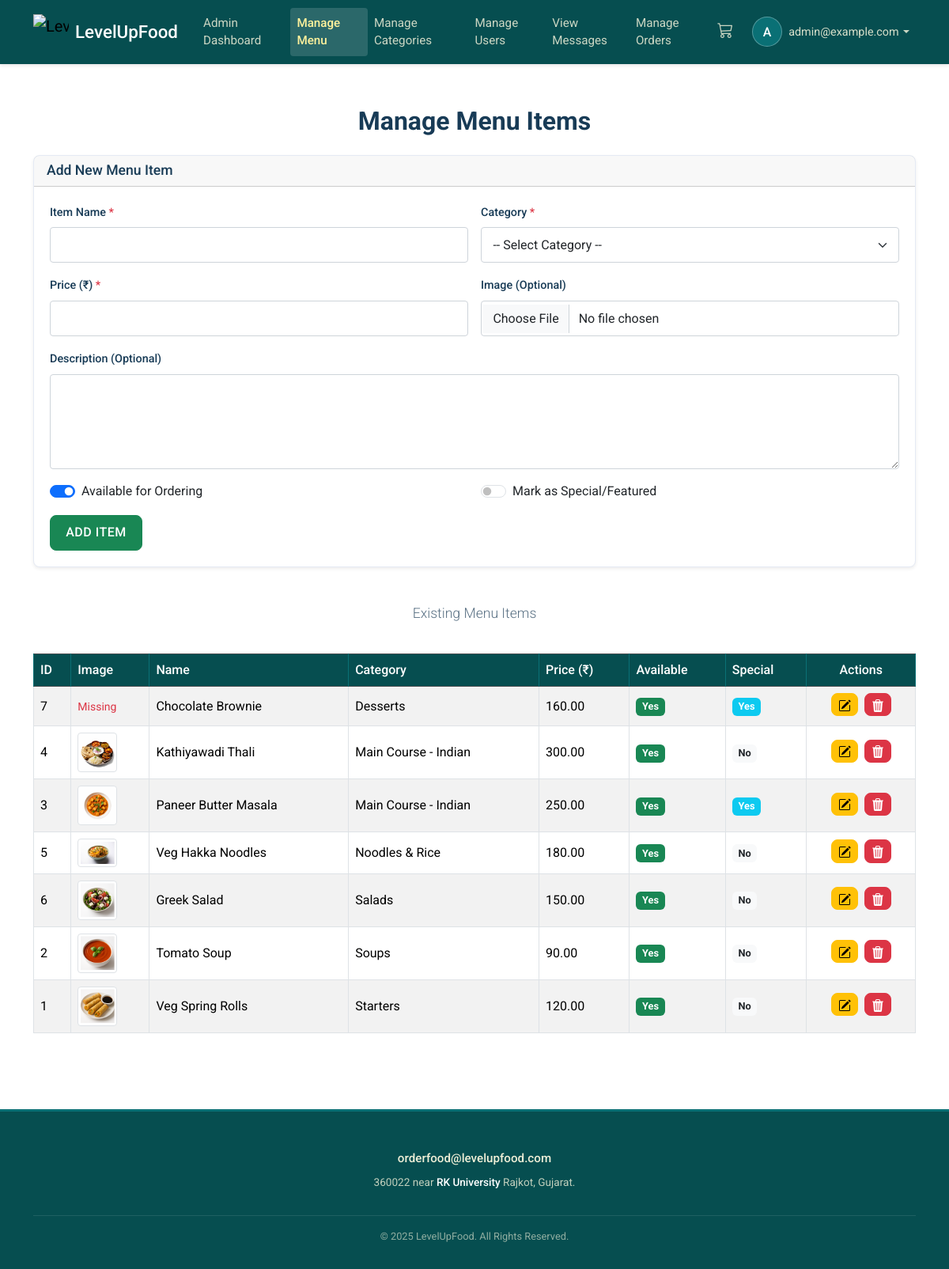
The app's page /manage_menu.php (signed in) with its own data.
### tables this page shows
CREATE TABLE `menu_items` (
  `id` int(11) NOT NULL,
  `category_id` int(11) DEFAULT NULL COMMENT 'Foreign key linking to categories table',
  `name` varchar(255) NOT NULL COMMENT 'Name of the food item',
  `description` text DEFAULT NULL COMMENT 'Description of the food item',
  `price` decimal(10,2) NOT NULL COMMENT 'Price of the item',
  `image_url` varchar(255) DEFAULT NULL COMMENT 'URL or path to the item image',
  `is_available` tinyint(1) NOT NULL DEFAULT 1 COMMENT 'Flag to indicate if item is currently offered (1=Yes, 0=No)',
  `is_special` tinyint(1) NOT NULL DEFAULT 0 COMMENT 'Flag for special/featured items (1=Yes, 0=No)',
  `created_at` timestamp NOT NULL DEFAULT current_timestamp(),
  `updated_at` timestamp NOT NULL DEFAULT current_timestamp() ON UPDATE current_timestamp()
);

CREATE TABLE `categories` (
  `id` int(11) NOT NULL,
  `name` varchar(100) NOT NULL COMMENT 'Category name',
  `description` text DEFAULT NULL COMMENT 'Optional category description',
  `created_at` timestamp NOT NULL DEFAULT current_timestamp(),
  `updated_at` timestamp NOT NULL DEFAULT current_timestamp() ON UPDATE current_timestamp()
);

### manage_menu.php (the view, shortened to what this page needs)
<?php
include 'config.php';
$item_name = '';
$item_description = '';
$item_price = '';
$item_is_available = 1;
$item_is_special = 0;
$page_heading = 'Add New Menu Item';
$button_text = 'Add Item';
$menu_items = [];
$sql_read = "SELECT mi.*, c.name as category_name
             FROM menu_items mi
             LEFT JOIN categories c ON mi.category_id = c.id
             ORDER BY c.name ASC, mi.name ASC";
$stmt_read = $con->prepare($sql_read);
if ($stmt_read) {
    if ($stmt_read->execute()) {
        $result = $stmt_read->get_result();
        $menu_items = $result->fetch_all(MYSQLI_ASSOC);
    } else {
        $error_message = "Error fetching menu items: " . $stmt_read->error;
    }
} else {
     $error_message = "Error preparing read statement: " . $con->error;
}
include 'header.php';
?>
<div class="container section">
    <h1 class="section-title text-center mb-4">Manage Menu Items</h1>
    <div class="card shadow-sm mb-4">
         <div class="card-header">
            <h5 class="mb-0"><?php echo htmlspecialchars($page_heading); ?></h5>
        </div>
        <div class="card-body">
            <form action="manage_menu.php" method="POST" enctype="multipart/form-data">
                <div class="row g-3">
                    <div class="col-md-6">
                        <label for="item_name" class="form-label">Item Name <span class="text-danger">*</span></label>
                        <input type="text" class="form-control" id="item_name" name="item_name" value="<?php echo htmlspecialchars($item_name); ?>" required>
                    </div>
                    <div class="col-md-6">
                        <label for="item_category_id" class="form-label">Category <span class="text-danger">*</span></label>
                        <select class="form-select" id="item_category_id" name="item_category_id" required>
                            <option value="">-- Select Category --</option>
                        </select>
                    </div>
                    <div class="col-md-6">
                        <label for="item_price" class="form-label">Price (₹) <span class="text-danger">*</span></label>
                        <input type="number" step="0.01" min="0" class="form-control" id="item_price" name="item_price" value="<?php echo htmlspecialchars($item_price); ?>" required>
                    </div>
                    <div class="col-md-6">
                        <label for="item_image" class="form-label">Image (Optional)</label>
                        <input class="form-control" type="file" id="item_image" name="item_image" accept="image/jpeg, image/png, image/gif, image/webp">
                    </div>
                     <div class="col-12">
                        <label for="item_description" class="form-label">Description (Optional)</label>
                        <textarea class="form-control" id="item_description" name="item_description" rows="3"><?php echo htmlspecialchars($item_description); ?></textarea>
                    </div>
                     <div class="col-md-6">
                        <div class="form-check form-switch">
                           <input class="form-check-input" type="checkbox" role="switch" id="item_is_available" name="item_is_available" value="1" <?php echo ($item_is_available == 1) ? 'checked' : ''; ?>>
                           <label class="form-check-label" for="item_is_available">Available for Ordering</label>
                        </div>
                    </div>
                     <div class="col-md-6">
                        <div class="form-check form-switch">
                           <input class="form-check-input" type="checkbox" role="switch" id="item_is_special" name="item_is_special" value="1" <?php echo ($item_is_special == 1) ? 'checked' : ''; ?>>
                           <label class="form-check-label" for="item_is_special">Mark as Special/Featured</label>
                        </div>
                    </div>
                    <div class="col-12">
                        <button type="submit" class="btn btn-success" name="save_item"><?php echo htmlspecialchars($button_text); ?></button>
                    </div>
                </div>
            </form>
        </div>
    </div>
    <h2 class="section-subtitle text-center mt-5">Existing Menu Items</h2>
    <div class="table-responsive">
        <table class="table table-striped table-bordered table-hover align-middle">
            <thead class="table-dark">
                <tr>
                    <th>ID</th>
                    <th>Image</th>
                    <th>Name</th>
                    <th>Category</th>
                    <th>Price (₹)</th>
                    <th>Available</th>
                    <th>Special</th>
                    <th class="text-center">Actions</th>
                </tr>
            </thead>
            <tbody>
                 <?php if (empty($menu_items)): ?>
                    <tr>
                        <td colspan="8" class="text-center">No menu items found. Add one using the form above.</td>
                    </tr>
                <?php else: ?>
                    <?php foreach ($menu_items as $item): ?>
                        <tr>
                            <td><?php echo htmlspecialchars($item['id']); ?></td>
                            <td>
                                <?php if (!empty($item['image_url']) && file_exists($item['image_url'])): ?>
                                    <img src="<?php echo htmlspecialchars($item['image_url']); ?>?t=<?php echo time();  ?>" alt="<?php echo htmlspecialchars($item['name']); ?>" height="50" width="50" class="img-thumbnail">
                                <?php elseif (!empty($item['image_url'])): ?>
                                    <span class="text-danger small">Missing</span>
                                <?php else: ?>
                                    <span class="text-muted small">None</span>
                                <?php endif; ?>
                            </td>
                            <td><?php echo htmlspecialchars($item['name']); ?></td>
                            <td><?php echo htmlspecialchars($item['category_name'] ?? 'N/A'); ?></td>
                            <td><?php echo number_format($item['price'], 2); ?></td>
                            <td><?php echo $item['is_available'] ? '<span class="badge bg-success">Yes</span>' : '<span class="badge bg-secondary">No</span>'; ?></td>
                            <td><?php echo $item['is_special'] ? '<span class="badge bg-info">Yes</span>' : '<span class="badge bg-light text-dark">No</span>'; ?></td>
                            <td class="text-center">
                                <a href="manage_menu.php?action=edit&id=<?php echo $item['id']; ?>" class="btn btn-sm btn-warning mb-1 me-1" title="Edit">
                                </a>
                                <form action="manage_menu.php" method="POST" style="display: inline;" onsubmit="return confirm('Are you sure you want to delete this menu item?');">
                                    <button type="submit" name="delete_item" class="btn btn-sm btn-danger mb-1" title="Delete">
                                    </button>
                                </form>
                            </td>
                        </tr>
                    <?php endforeach; ?>
                <?php endif; ?>
            </tbody>
        </table>
    </div>
</div>
<?php
include 'footar.php';
?>

### styles.css (style rules this page uses)
:root { --primary-color: #064e50; --secondary-color: #0a7075; --accent-color: #fef19c; --light-bg: #efefd7; --dark-text: #183b56; --medium-text: #5a7184; --light-text: #efefd7; --white: #ffffff; --black: #000000; --link-color: #37afe1; --danger-color: #dc3545; --success-color: #198754; --warning-color: #ffc107; --info-color: #0dcaf0; --gradient-primary: linear-gradient(var(--secondary-color), #0c969c, #6da3be); --radial-gradient-special: radial-gradient(#f7cfd8, #f4f8d3, #a6f1e0, #73c7c7); --border-color: #e5eaf4; --border-color-subtle: rgba(0,0,0,0.1); }
body { font-family: "Roboto", sans-serif; color: var(--medium-text); display: flex; flex-direction: column; min-height: 100vh; background-color: var(--white); }
h1, h2, h3, h4, h5, h6 { color: var(--dark-text); font-family: "Roboto", sans-serif; font-weight: 500; }
h1 { font-size: 2rem; }
h2 { font-size: 1.75rem; }
h5 { font-size: 1.1rem; }
a { color: var(--link-color); text-decoration: none; transition: color 0.2s ease; }
.btn { border-radius: 8px; padding: 0.6rem 1.2rem; font-family: "Roboto", sans-serif; font-weight: 500; border-width: 1px; border-style: solid; transition: all 0.2s ease-in-out; cursor: pointer; text-transform: uppercase; letter-spacing: 0.5px; }
.btn-sm { padding: 0.4rem 0.8rem; font-size: 0.8rem; }
.section { padding-top: 4rem; padding-bottom: 4rem; }
.section-title { color: var(--dark-text); font-size: 2rem; font-weight: 700; margin-bottom: 1rem; }
.section-subtitle { color: var(--medium-text); font-size: 1.1rem; margin-bottom: 2.5rem; font-weight: 300; }
.card { background-color: var(--white); border: 1px solid var(--border-color); border-radius: 8px; height: 100%; display: flex; flex-direction: column; transition: box-shadow 0.3s ease, transform 0.3s ease; }
.card-body { flex-grow: 1; display: flex; flex-direction: column; padding: 1.25rem; }
.form-label { color: var(--dark-text); font-weight: 500; margin-bottom: 0.5rem; font-size: 0.9rem; }
.form-control, .form-select { border-radius: 4px; border: 1px solid #ced4da; padding: 0.6rem 0.9rem; font-size: 1rem; transition: border-color 0.2s ease, box-shadow 0.2s ease; }
textarea.form-control { min-height: 120px; }
.table { margin-bottom: 2rem; }
.table thead th { background-color: var(--primary-color); color: var(--white); border-color: var(--secondary-color); font-weight: 500; vertical-align: middle; }
.table td, .table th { vertical-align: middle; }
.table .badge { font-size: 0.8em; padding: 0.4em 0.6em; }
.table .btn-sm { padding: 0.25rem 0.5rem; font-size: 0.8rem; }
.table .img-thumbnail { padding: 0.15rem; background-color: #fff; border: 1px solid #dee2e6; border-radius: .25rem; max-width: 100%; height: auto; }
.text-danger { color: var(--danger-color) !important; }

### records on screen
menu_items: id "7", shows "Missing", name "Chocolate Brownie", category.name "Desserts", price "160.00", is_available "Yes", is_special "Yes"
menu_items: id "4", image_url (picture), name "Kathiyawadi Thali", category.name "Main Course - Indian", price "300.00", is_available "Yes", is_special "No"
menu_items: id "3", image_url (picture), name "Paneer Butter Masala", category.name "Main Course - Indian", price "250.00", is_available "Yes", is_special "Yes"
menu_items: id "5", image_url (picture), name "Veg Hakka Noodles", category.name "Noodles & Rice", price "180.00", is_available "Yes", is_special "No"
menu_items: id "6", image_url (picture), name "Greek Salad", category.name "Salads", price "150.00", is_available "Yes", is_special "No"
menu_items: id "2", image_url (picture), name "Tomato Soup", category.name "Soups", price "90.00", is_available "Yes", is_special "No"
menu_items: id "1", image_url (picture), name "Veg Spring Rolls", category.name "Starters", price "120.00", is_available "Yes", is_special "No"

### other values on screen
$_SESSION['email'][0] "A"
$_SESSION['email'] "admin@example.com"
$page_heading "Add New Menu Item"
$button_text "ADD ITEM"
